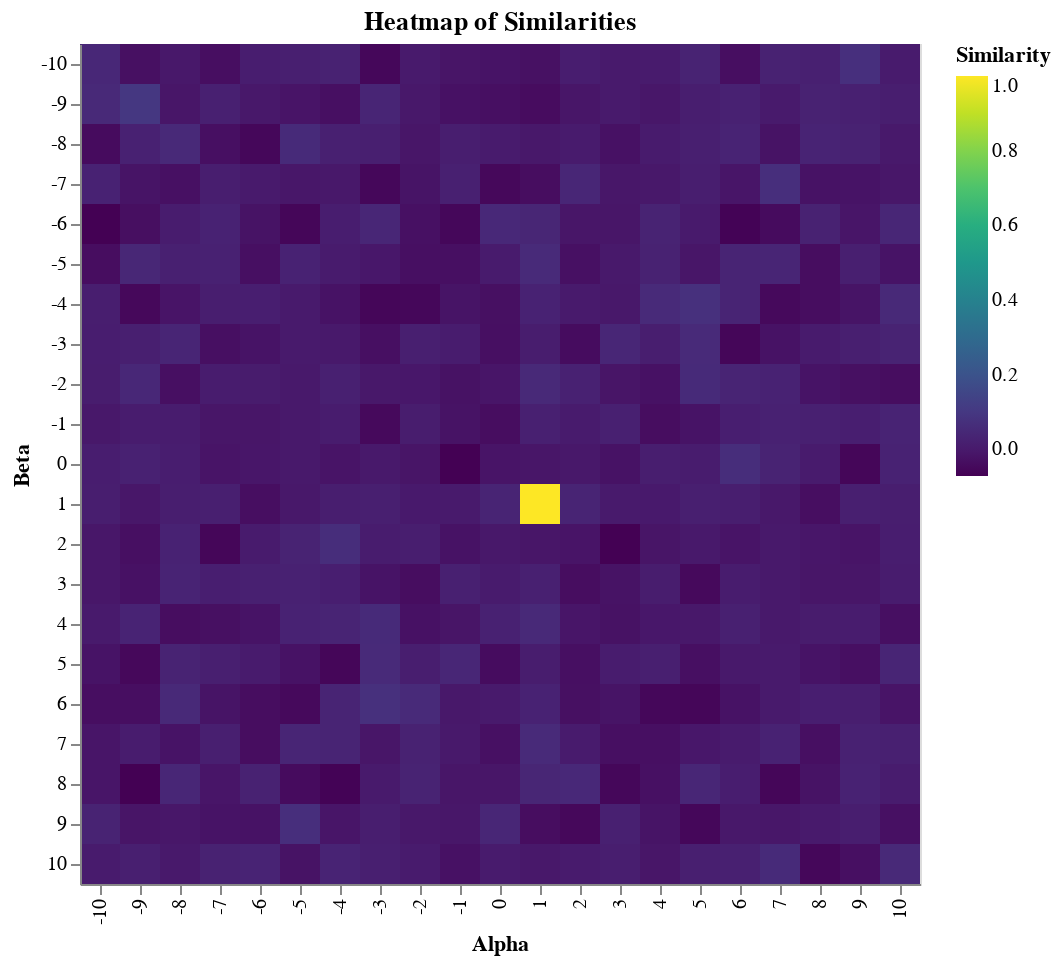

Source (notebook cell):
### Markdown cell above
ii) Creating heatmap of $\delta(h_x^0 \odot h_y^0, h_x^\alpha \odot h_y^\beta)$, where $\alpha, \beta$ varies from -10 to 10

### Code cell
dim = 500
hx = generate_hvs(dim)
hy = generate_hvs(dim)

# alpha and beta 
alphas = np.linspace(-10, 10, 21)
betas = np.linspace(-10, 10, 21)

# base binding for h_x^0 ⊙ h_y^0
base_binding = binding(hx, hy)

# similarities for all combinations of alpha and beta
data = []
for alpha in alphas:
    for beta in betas:
        hxa = fractional_power(hx, alpha)
        hyb = fractional_power(hy, beta)
        bound_hv = binding(hxa, hyb)
        sim = similarity(base_binding, bound_hv)
        data.append({"Alpha": alpha, "Beta": beta, "Similarity": sim})

# convert to dataframe
df = pd.DataFrame(data)

# 
heatmap = alt.Chart(df).mark_rect().encode(
    x=alt.X("Alpha:O", title="Alpha"),
    y=alt.Y("Beta:O", title="Beta"),
    color=alt.Color("Similarity:Q", scale=alt.Scale(scheme="viridis"), title="Similarity"),
    tooltip=["Alpha", "Beta", "Similarity"]
).properties(
    title="Heatmap of Similarities"
)

heatmap

### Figure 1 — Vega-Lite specification as saved in the notebook (floating-point values rounded to 4 significant figures; data arrays with more than 128 entries replaced by an {"elided": "..."} marker saying what was removed)
{"config": {"view": {"continuousWidth": 300, "continuousHeight": 300}}, "data": {"name": "data-66d57e349da06abe8dbf4014ef9ef60f"}, "mark": {"type": "rect"}, "encoding": {"color": {"field": "Similarity", "scale": {"scheme": "viridis"}, "title": "Similarity", "type": "quantitative"}, "tooltip": [{"field": "Alpha", "type": "quantitative"}, {"field": "Beta", "type": "quantitative"}, {"field": "Similarity", "type": "quantitative"}], "x": {"field": "Alpha", "title": "Alpha", "type": "ordinal"}, "y": {"field": "Beta", "title": "Beta", "type": "ordinal"}}, "title": "Heatmap of Similarities", "$schema": "https://vega.github.io/schema/vega-lite/v5.8.0.json", "datasets": {"data-66d57e349da06abe8dbf4014ef9ef60f": {"elided": "441 records"}}}
